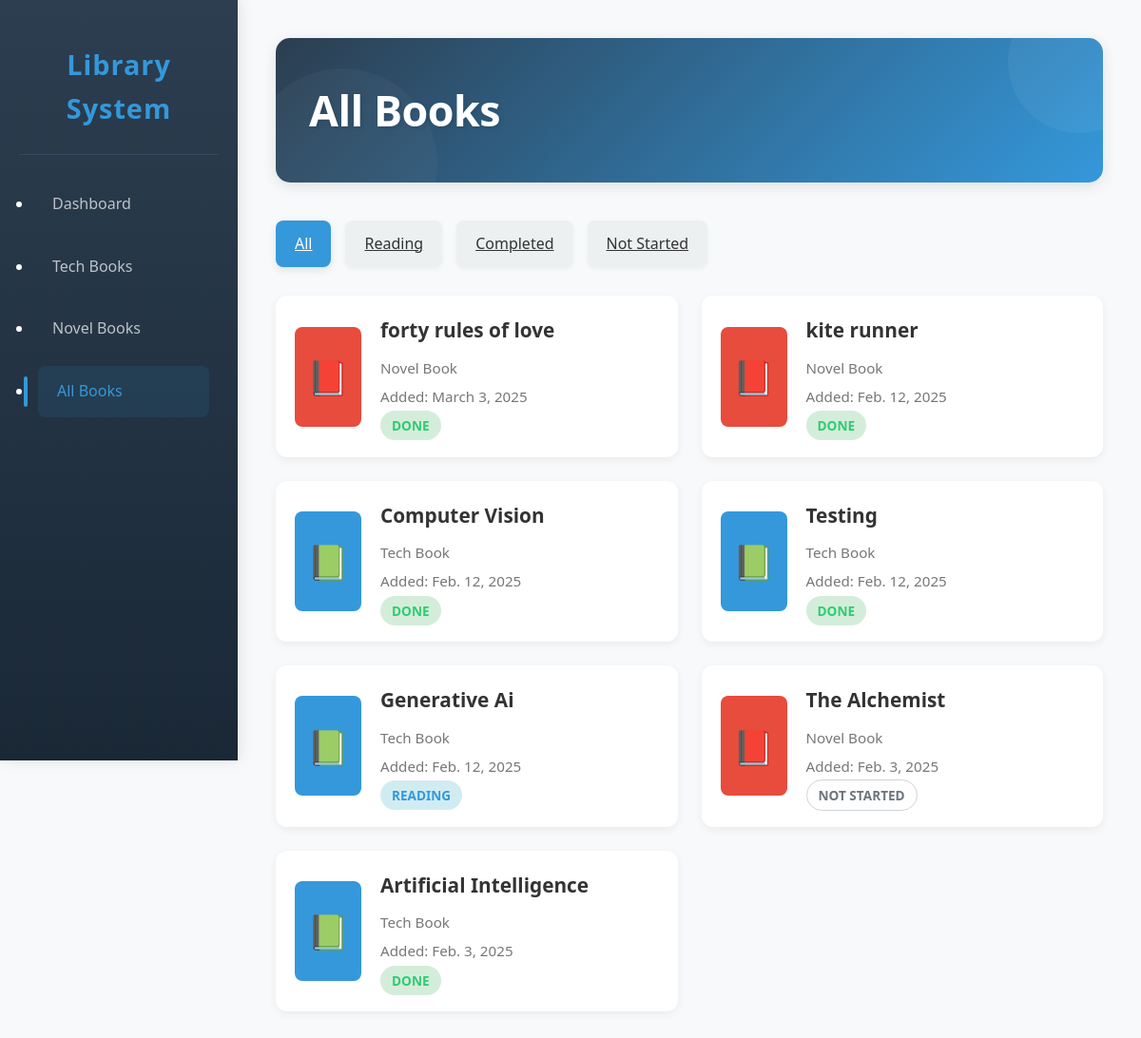
Page /show/ on the committed database.
### library/models.py (models this page shows, shortened)
class Book(models.Model):
    STATUS_CHOICES = [
        ('reading', 'Reading'),
        ('completed', 'Done'),
        ('not-started', 'Not Started'),
    ]
    BOOK_TYPE_CHOICES = [
        ('TECH', 'Tech Book'),
        ('NOVEL', 'Novel Book'),
    ]
    name = models.CharField(max_length=255)
    date_added = models.DateField()
    status = models.CharField(max_length=20, choices=STATUS_CHOICES, default='not-started')
    book_type = models.CharField(max_length=10, choices=BOOK_TYPE_CHOICES)

### library/views.py (the view)
# urls.py: path('show/', views.show_books, name='show_books'),
def show_books(request):
    status = request.GET.get('status', 'all')
    if status in ['reading', 'completed', 'not-started']:
        books = Book.objects.filter(status=status)
    else:
        books = Book.objects.all()
    reading_count = Book.objects.filter(status='reading').count()
    completed_count = Book.objects.filter(status='completed').count()
    not_started_count = Book.objects.filter(status='not-started').count()
    return render(request, 'show_books.html', {
        'books': books,
        'filter_status': status,
        'reading_count': reading_count,
        'completed_count': completed_count,
        'not_started_count': not_started_count,
    })

### templates/show_books.html (shortened to what this page needs)
{% load static %}
<!DOCTYPE html>
<html lang="en">
<head>
  <link rel="stylesheet" href="{% static 'style.css' %}">
</head>
<body>
  <nav class="sidebar">
    <div class="logo">
      <h2>Library System</h2>
    </div>
    <ul class="nav-links">
      <li><a href="{% url 'home' %}">Dashboard</a></li>
      <li><a href="{% url 'tech_books' %}">Tech Books</a></li>
      <li><a href="{% url 'novel_books' %}">Novel Books</a></li>
      <li class="active"><a href="{% url 'show_books' %}">All Books</a></li>
    </ul>
  </nav>
  <main class="main-content">
    <header class="top-bar">
      <h1>All Books</h1>
    </header>
    <div class="status-filter">
      <a href="{% url 'show_books' %}?status=all" class="filter-btn {% if filter_status == 'all' %}active{% endif %}">All</a>
      <a href="{% url 'show_books' %}?status=reading" class="filter-btn {% if filter_status == 'reading' %}active{% endif %}">Reading</a>
      <a href="{% url 'show_books' %}?status=completed" class="filter-btn {% if filter_status == 'completed' %}active{% endif %}">Completed</a>
      <a href="{% url 'show_books' %}?status=not-started" class="filter-btn {% if filter_status == 'not-started' %}active{% endif %}">Not Started</a>
    </div>
    <div class="books-container">
      {% for book in books %}
      <div class="book-item">
        <div class="book-cover {% if book.book_type == 'TECH' %}tech{% else %}novel{% endif %}">
          <span class="book-emoji">{% if book.book_type == 'TECH' %}📗{% else %}📕{% endif %}</span>
        </div>
        <div class="book-details">
          <h3>{{ book.name }}</h3>
          <p class="book-type">{% if book.book_type == 'TECH' %}Tech Book{% else %}Novel Book{% endif %}</p>
          <p class="book-date">Added: {{ book.date_added }}</p>
          <span class="status-badge {{ book.status }}">{{ book.get_status_display }}</span>
        </div>
      </div>
      {% empty %}
      <p>No books found.</p>
      {% endfor %}
    </div>
  </main>
</body>
</html>

### static/style.css (style rules this page uses)
* { margin: 0; padding: 0; box-sizing: border-box; }
body { font-family: 'Segoe UI', Tahoma, Geneva, Verdana, sans-serif; background-color: #f8f9fa; display: flex; min-height: 100vh; color: #2c3e50; line-height: 1.6; }
.sidebar { width: 250px; background: linear-gradient(180deg, #2c3e50, #1a2836); color: white; padding: 20px; position: fixed; height: 100vh; box-shadow: 2px 0 15px rgba(0,0,0,0.1); }
.logo { padding: 25px 0; text-align: center; border-bottom: 1px solid #34495e; margin-bottom: 25px; }
.logo h2 { color: #3498db; font-weight: 700; font-size: 1.8rem; letter-spacing: 1px; }
.nav-links { padding: 0 15px; }
.nav-links li { margin-bottom: 12px; position: relative; }
.nav-links a { color: #bdc3c7; text-decoration: none; padding: 14px 20px; display: block; border-radius: 8px; transition: all 0.3s cubic-bezier(0.4, 0, 0.2, 1); font-weight: 500; font-size: 1rem; }
.nav-links li.active a, .nav-links a:hover { background: rgba(52, 152, 219, 0.1); color: #3498db; transform: translateX(5px); }
.nav-links li.active a::before { content: ''; position: absolute; left: -15px; top: 50%; transform: translateY(-50%); width: 4px; height: 60%; background: #3498db; border-radius: 2px; }
.main-content { flex: 1; margin-left: 250px; padding: 40px; background-color: #f8f9fa; }
.top-bar { background: linear-gradient(135deg, #2c3e50, #3498db); padding: 40px 35px; border-radius: 15px; box-shadow: 0 4px 15px rgba(0,0,0,0.1); margin-bottom: 40px; color: white; position: relative; overflow: hidden; }
.top-bar::before { content: ''; position: absolute; top: -50px; right: -50px; width: 150px; height: 150px; background: rgba(255,255,255,0.05); border-radius: 50%; }
.top-bar::after { content: ''; position: absolute; bottom: -80px; left: -30px; width: 200px; height: 200px; background: rgba(255,255,255,0.03); border-radius: 50%; }
.top-bar h1 { font-size: 2.8rem; font-weight: 700; text-shadow: 2px 2px 4px rgba(0,0,0,0.1); letter-spacing: -0.5px; position: relative; z-index: 1; }
.status-filter { display: flex; gap: 15px; margin-bottom: 30px; }
.filter-btn { padding: 12px 20px; border: none; background-color: #ecf0f1; color: #333; border-radius: 8px; cursor: pointer; transition: background-color 0.3s ease; font-size: 1rem; font-weight: 500; box-shadow: 0 2px 5px rgba(0,0,0,0.05); }
.filter-btn.active, .filter-btn:hover { background-color: #3498db; color: #fff; box-shadow: 0 3px 8px rgba(0,0,0,0.1); }
.books-container { display: grid; grid-template-columns: repeat(auto-fit, minmax(320px, 1fr)); gap: 25px; }
.book-item { background-color: white; border-radius: 12px; box-shadow: 0 3px 10px rgba(0,0,0,0.06); display: flex; padding: 20px; align-items: center; transition: transform 0.3s cubic-bezier(0.4, 0, 0.2, 1); }
.book-cover { width: 70px; height: 105px; border-radius: 8px; display: flex; align-items: center; justify-content: center; font-size: 2.2rem; margin-right: 20px; color: white; }
.book-cover.tech { background-color: #3498db; }
.book-cover.novel { background-color: #e74c3c; }
.book-details h3 { margin-bottom: 10px; color: #333; font-size: 1.3rem; font-weight: 600; }
.book-details .book-date, .book-details .book-type { font-size: 0.95rem; color: #777; margin-bottom: 6px; }
.status-badge { padding: 6px 12px; border-radius: 18px; font-size: 0.85rem; font-weight: 600; text-transform: uppercase; }
.status-badge.reading { background-color: #d1ecf1; color: #3498db; }
.status-badge.completed { background-color: #d4edda; color: #2ecc71; }
.status-badge.not-started { background-color: #fefefe; color: #6c757d; border: 1px solid #ced4da; }

### rows in the picture
Book: name "forty rules of love", book_type "Novel Book", date_added "March 3, 2025", status "DONE"
Book: name "kite runner", book_type "Novel Book", date_added "Feb. 12, 2025", status "DONE"
Book: name "Computer Vision", book_type "Tech Book", date_added "Feb. 12, 2025", status "DONE"
Book: name "Testing", book_type "Tech Book", date_added "Feb. 12, 2025", status "DONE"
Book: name "Generative Ai", book_type "Tech Book", date_added "Feb. 12, 2025", status "READING"
Book: name "The Alchemist", book_type "Novel Book", date_added "Feb. 3, 2025", status "NOT STARTED"
Book: name "Artificial Intelligence", book_type "Tech Book", date_added "Feb. 3, 2025", status "DONE"
